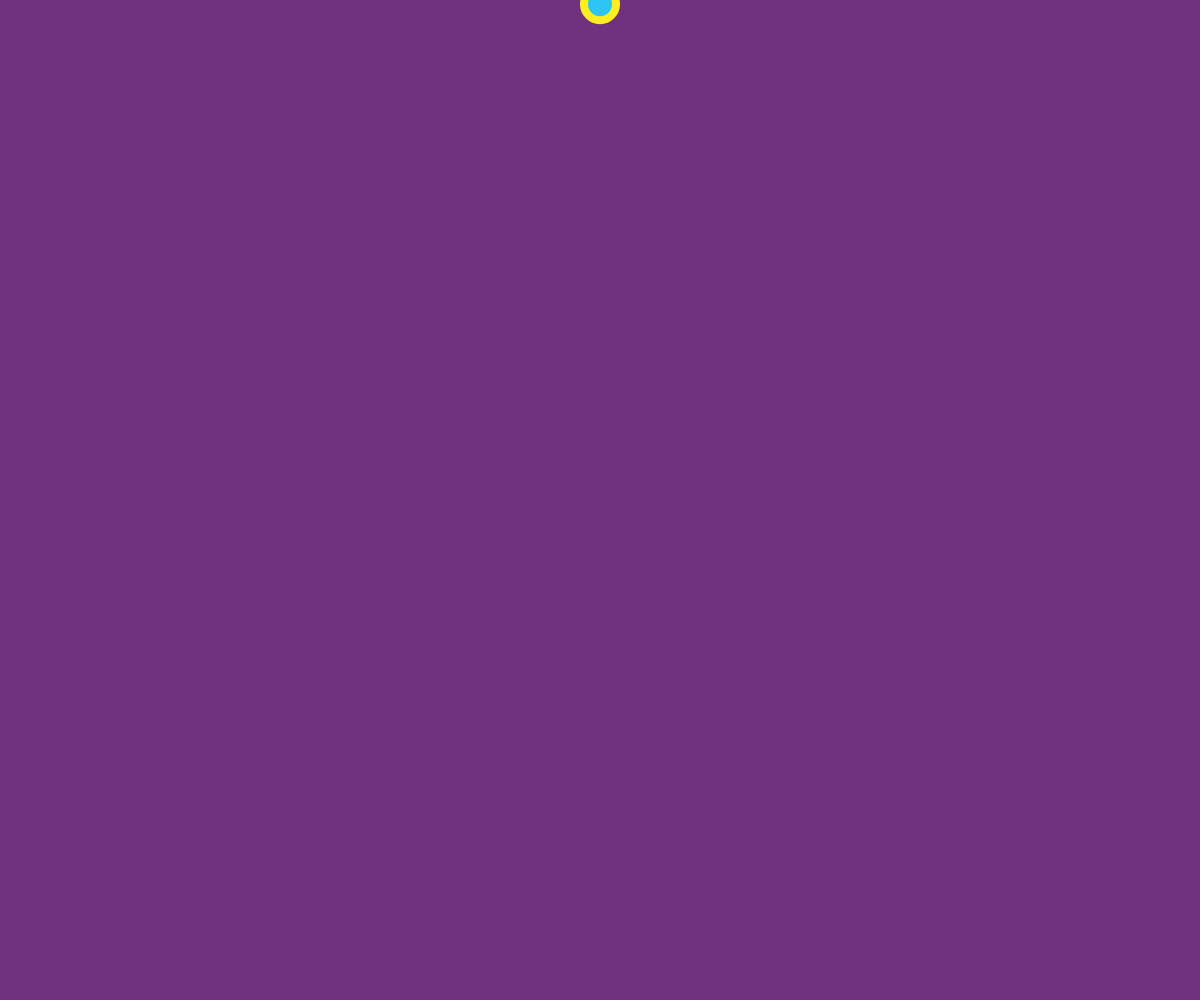
Frame 1 (no input)
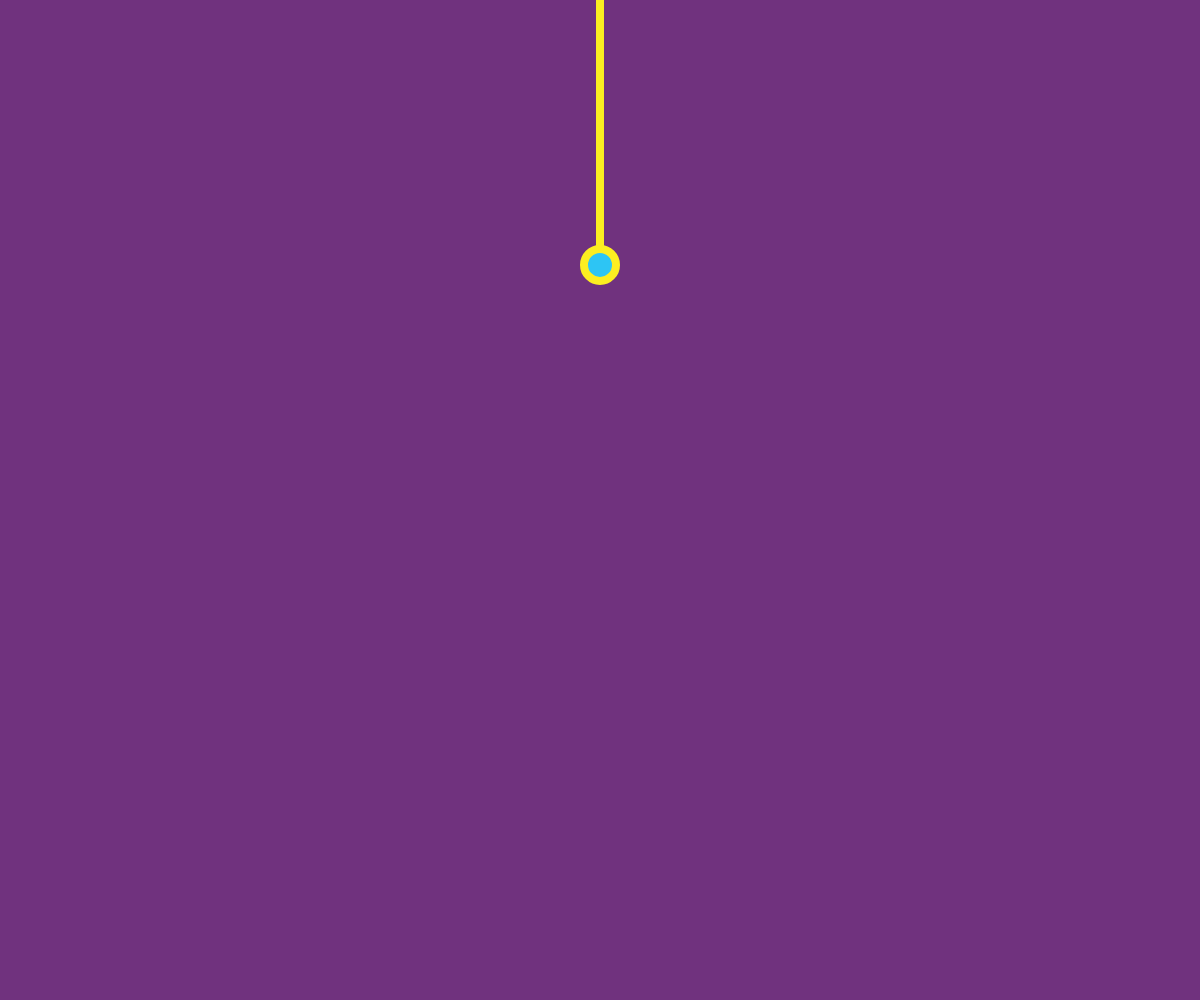
Frame 60 (no input)
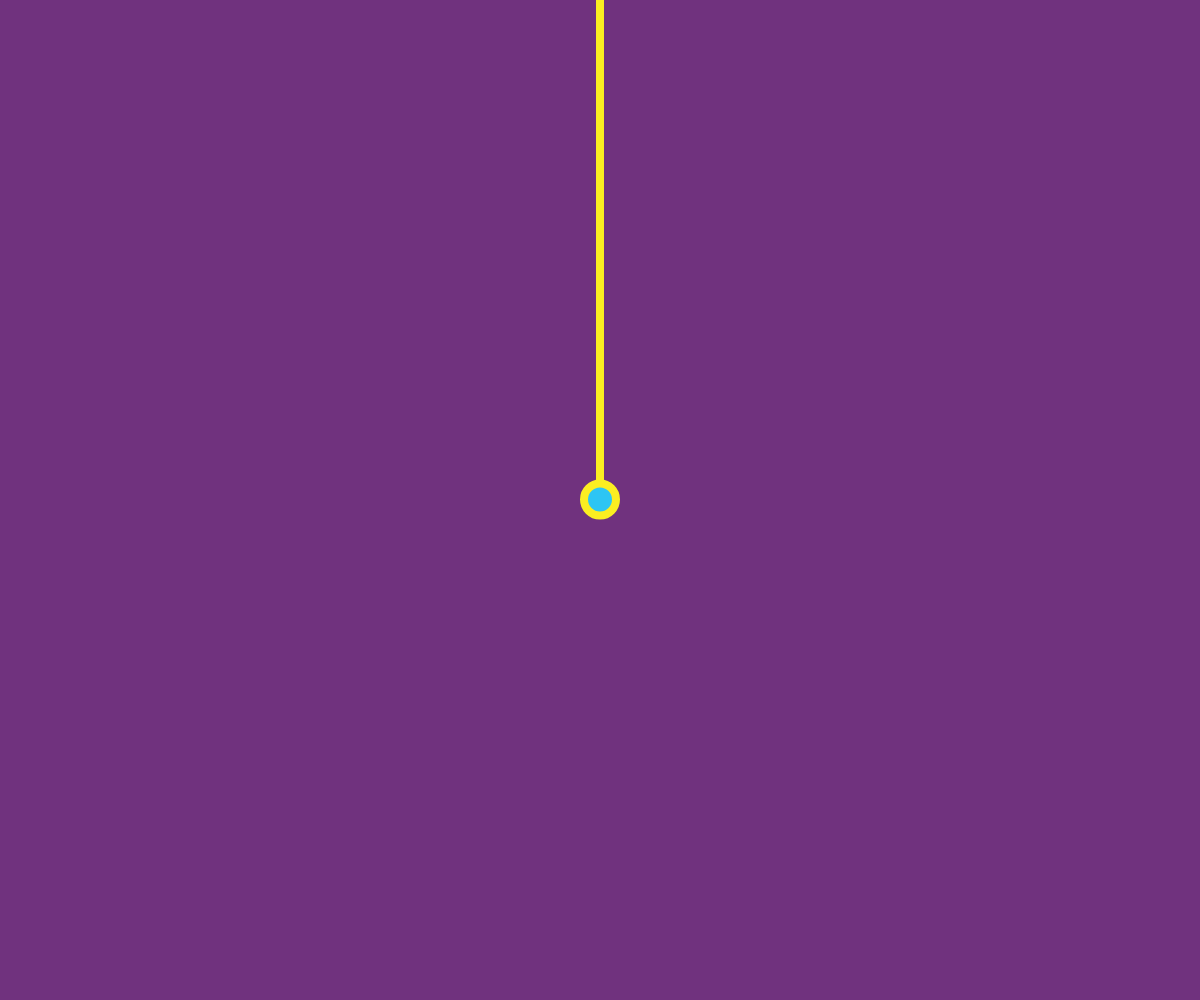
Frame 120 (the mouse pressed at the canvas centre since frame 60)

The p5.js sketch that drew these frames (run headless with seeded random() and noise() and a simulated clock; from frame 60 on, the mouse is pressed at the canvas centre):

// p5.js sketch
// ── sketch.js
// Spring Forces (Soft Spring)
// The Coding Train / Daniel Shiffman
// https://thecodingtrain.com/CodingChallenges/160-spring-forces.html
// https://youtu.be/Rr-5HiXquhw

// Simple Spring: https://editor.p5js.org/codingtrain/sketches/dcd6-2mWa
// Spring Vector: https://editor.p5js.org/codingtrain/sketches/_A2pm_SSg
// Spring OOP: https://editor.p5js.org/codingtrain/sketches/9BAoEn4Po
// Soft Spring: https://editor.p5js.org/codingtrain/sketches/S5dY7qjxP

let particles = [];
let springs = [];
let spacing = 1;
let numSprings=5;
let k = 0.01;

let gravity;

function setup() {
  createCanvas(windowWidth, windowHeight);
  for (let i = 0; i < numSprings; i++) {
    particles[i] = new Particle(width / 2, i * spacing);
    if (i !== 0) {
      let a = particles[i];
      let b = particles[i - 1];
      let spring = new Spring(k, spacing, a, b);
      springs.push(spring);
    }
  }

  particles[0].locked = true;

  gravity = createVector(0, 0.2);
}

function draw() {
  background(112, 50, 126);

  noFill();
  stroke(252, 238, 33);
  
  beginShape();
  let head = particles[0];
  curveVertex(head.position.x, head.position.y);
  for (let p of particles) {
    p.applyForce(gravity);
    p.update();
    strokeWeight(8);
    curveVertex(p.position.x, p.position.y);
    //p.show();
    
    noFill();
  }
  for (let s of springs) {
    s.update();
    //s.show();
  }
  let tail = particles[particles.length - 1];
  curveVertex(tail.position.x, tail.position.y);
  
  endShape();

  fill(45, 197, 244);
  ellipse(tail.position.x, tail.position.y, 32);

  if (mouseIsPressed) {
    tail.position.set(mouseX, mouseY);
    tail.velocity.set(0, 0);
  }
}

// ── particle.js
// Spring Forces (Soft Spring)
// The Coding Train / Daniel Shiffman
// https://thecodingtrain.com/CodingChallenges/160-spring-forces.html
// https://youtu.be/Rr-5HiXquhw

// Simple Spring: https://editor.p5js.org/codingtrain/sketches/dcd6-2mWa
// Spring Vector: https://editor.p5js.org/codingtrain/sketches/_A2pm_SSg
// Spring OOP: https://editor.p5js.org/codingtrain/sketches/9BAoEn4Po
// Soft Spring: https://editor.p5js.org/codingtrain/sketches/S5dY7qjxP

class Particle {
    constructor(x, y) {
      this.locked = false;
      this.acceleration = createVector(0, 0);
      this.velocity = createVector(0, 0);
      this.position = createVector(x, y);
      this.mass = 1; // Let's do something better here!
    }
  
    applyForce(force) {
      let f = force.copy();
      f.div(this.mass);
      this.acceleration.add(f);
    }
  
    // Method to update position
    update() {
      if (!this.locked) {
        this.velocity.mult(0.99);
        this.velocity.add(this.acceleration);
        this.position.add(this.velocity);
        this.acceleration.mult(0);
      }
    }
  
    // Method to display
    show() {
      stroke(255);
      strokeWeight(2);
      fill(45, 197, 244);
      ellipse(this.position.x, this.position.y, 8);
    }
  }
// ── spring.js
// Spring Forces (Soft Spring)
// The Coding Train / Daniel Shiffman
// https://thecodingtrain.com/CodingChallenges/160-spring-forces.html
// https://youtu.be/Rr-5HiXquhw

// Simple Spring: https://editor.p5js.org/codingtrain/sketches/dcd6-2mWa
// Spring Vector: https://editor.p5js.org/codingtrain/sketches/_A2pm_SSg
// Spring OOP: https://editor.p5js.org/codingtrain/sketches/9BAoEn4Po
// Soft Spring: https://editor.p5js.org/codingtrain/sketches/S5dY7qjxP

class Spring {
    constructor(k, restLength, a, b) {
      this.k = k;
      this.restLength = restLength;
      this.a = a;
      this.b = b;
    }
  
    update() {
      let force = p5.Vector.sub(this.b.position, this.a.position);
      let x = force.mag() - this.restLength;
      force.normalize();
      force.mult(this.k * x);
      this.a.applyForce(force);
      force.mult(-1);
      this.b.applyForce(force);
    }
  
    show() {
      strokeWeight(8);
      stroke(255);
      line(
        this.a.position.x,
        this.a.position.y,
        this.b.position.x,
        this.b.position.y
      );
    }
  }
